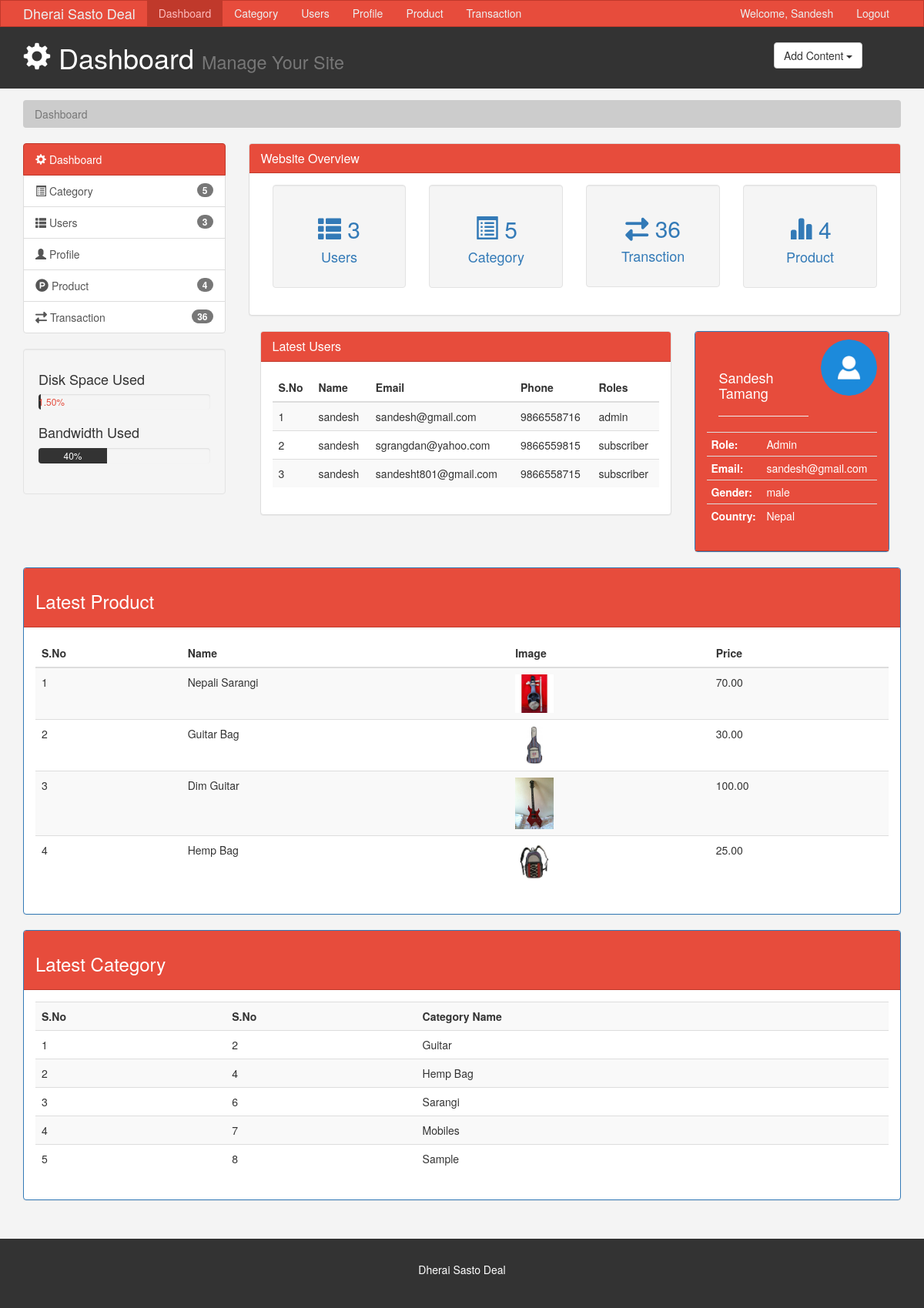
Screenshot of /protype/adminpanel/index.php (signed in) with the database file from the repository.
### tables this page shows
CREATE TABLE `user` (
  `user_id` int(10) NOT NULL,
  `role` text NOT NULL,
  `user_f_name` varchar(20) NOT NULL,
  `user_l_name` varchar(20) NOT NULL,
  `user_email` varchar(40) NOT NULL,
  `user_password` varchar(255) NOT NULL,
  `user_gender` varchar(10) NOT NULL,
  `user_phone_no` text NOT NULL,
  `Confirmed` tinyint(4) NOT NULL,
  `token` varchar(10) NOT NULL,
  `reset` varchar(6) NOT NULL,
  `user_date` timestamp NOT NULL DEFAULT CURRENT_TIMESTAMP ON UPDATE CURRENT_TIMESTAMP
);

CREATE TABLE `tbl_product` (
  `id` int(11) NOT NULL,
  `c_id` int(11) NOT NULL,
  `name` varchar(255) NOT NULL,
  `image` varchar(255) NOT NULL,
  `price` double(10,2) NOT NULL,
  `display` varchar(50) DEFAULT NULL,
  `author` varchar(50) NOT NULL,
  `Description` text NOT NULL,
  `info` text NOT NULL
);

CREATE TABLE `category` (
  `c_id` int(11) NOT NULL,
  `category_name` text NOT NULL,
  `image` varchar(20) NOT NULL
);

### protype/adminpanel/index.php (the view, shortened to what this page needs)
<?php
  include '../includes/db.php';
  $data = array();
    $sql ="SELECT * FROM user";
  $run = mysqli_query($conn, $sql);
  $total_user = mysqli_num_rows($run);
  $sql ="SELECT * FROM tbl_product";
  $run = mysqli_query($conn, $sql);
  $total_pro = mysqli_num_rows($run);
  $sql ="SELECT * FROM transactions";
  $run = mysqli_query($conn, $sql);
  $total_post = mysqli_num_rows($run);
  $sql ="SELECT * FROM category";
  $run = mysqli_query($conn, $sql);
  $total_category = mysqli_num_rows($run);
?>
<!DOCTYPE html>
<html lang="en">
  <head>
    <link rel="stylesheet" href="../../../font-awesome/css/font-awesome.min.css">
    <link href="css/bootstrap.min.css" rel="stylesheet">
    <link href="css/style.css" rel="stylesheet">
  </head>
  <body>
    <nav class="navbar navbar-default">
      <div class="container">
        <div class="navbar-header">
          <a class="navbar-brand" href="index.php">Dherai Sasto Deal</a>
        </div>
        <div id="navbar" class="collapse navbar-collapse">
          <ul class="nav navbar-nav">
            <li class="active"><a href="index.php">Dashboard</a></li>
            <li><a href="pages.php">Category</a></li>
            <li><a href="users.php">Users</a></li>
            <li><a href="profile.php">Profile</a></li>
            <li><a href="product.php">Product</a></li>
            <li><a href="transaction.php">Transaction</a></li>
          </ul>
          <ul class="nav navbar-nav navbar-right">
            <li><a href="profile.php">Welcome, <?php echo ucfirst($_SESSION['givenName']);  ?></a></li>
            <li><a href="../logout.php">Logout</a></li>
          </ul>
        </div>
      </div>
    </nav>
    <header id="header">
      <div class="container">
        <div class="row">
          <div class="col-md-10">
            <h1><span class="glyphicon glyphicon-cog" aria-hidden="true"></span> Dashboard <small>Manage Your Site</small></h1>
          </div>
          <div class="col-md-2">
            <div class="dropdown create">
              <button class="btn btn-default dropdown-toggle" type="button" id="dropdownMenu1" data-toggle="dropdown" aria-haspopup="true" aria-expanded="true">
                Add Content
                <span class="caret"></span>
              </button>
            </div>
          </div>
        </div>
      </div>
    </header>
    <section id="breadcrumb">
      <div class="container">
        <ol class="breadcrumb">
          <li class="active">Dashboard</li>
        </ol>
      </div>
    </section>
    <section id="main">
      <div class="container">
        <div class="row">
          <div class="col-md-3">
            <div class="list-group">
              <a href="index.php" class="list-group-item active main-color-bg">
                <span class="glyphicon glyphicon-cog" aria-hidden="true"></span> Dashboard
              </a>
              <a href="pages.php" class="list-group-item"><span class="glyphicon glyphicon-list-alt" aria-hidden="true"></span> Category <span class="badge"><?php echo $total_category;?></span></a>
              <a href="users.php" class="list-group-item"><span class="glyphicon glyphicon-th-list" aria-hidden="true"></span> Users <span class="badge"><?php echo $total_user;?></span></a>
              <a href="profile.php" class="list-group-item"><span class="glyphicon glyphicon-user" aria-hidden="true"></span> Profile <span class="badge"></span></a>
              <a href="product.php" class="list-group-item"><span  class="fa fa-product-hunt " aria-hidden="true" style="font-size: 17px;"></span> Product <span class="badge"><?php echo $total_pro;?></span></a>
              <a href="transaction.php" class="list-group-item"><span  class="fa fa-exchange" aria-hidden="true" style="font-size: 15px;"></span> Transaction <span class="badge"><?php echo $total_post;?></span></a>
            </div>
            <?php include'include/bandwidth.php';?>
          </div>
          <div class="col-md-9">
            <?php include 'include/overview.php';?>
              <div class="col-lg-8">
              <div class="panel panel-default">
                <div class="panel-heading main-color-bg">
                  <h3 class="panel-title">Latest Users</h3>
                </div>
                <div class="panel-body">
                  <table class="table table-striped table-hover">
                    <thead>
                      <tr>
                        <th>S.No</th>
                        <th>Name</th>
                        <th>Email</th>
                        <th>Phone</th>
                        <th>Roles</th>
                      </tr>
                      </thead>
                      <tbody>                      <?php
                     $sql = "SELECT * FROM user LIMIT 5";
                   $run = mysqli_query($conn, $sql);
                   $num = 1;
                   while($rows = mysqli_fetch_assoc($run)){
                    array_push($data, $rows);
                   }
                   foreach ($data as $d) {
                     echo '
                      <tr>
                         <td>'.$num.'</td>
                         <td>'.$d['user_f_name'].' '.$rows['user_l_name'].'</td>
                         <td>'.$d['user_email'].'</td>
                         <td>'.$d['user_phone_no'].'</td>
                         <td>'.$d['role'].'</td>
                       </tr>
                      ';
                      $num++;
                   }
                ?>
                </tbody>
                    </table>
                </div>
              </div>
              </div>
              <div class="col-lg-4">
               <div class="panel panel-primary">
             <div class="panel-heading main-color-bg">
               <div class ="col-md-8">
                <div class="page-header"><h4><?php echo ucfirst($_SESSION['givenName']).' '.ucfirst($_SESSION['familyName']); ?></h4></div>
                </div>
                <?php if( isset($_SESSION['picture']) ) { ?>
                  <div>
                     <img src="<?php echo $_SESSION['picture'];  ?>" width="33%" class="img-circle pull-right">
                  </div>
                  <?php
                }else{
                  echo ' <div>
                     <img src="../../images/avatar.png" width="33%" class="img-circle pull-right">
                  </div>';
                }
                ?>
                   <table class="table table-condensed">
                      <tbody>
                         <tr>
                           <th>Role:</th>
                           <td>Admin</td>
                         </tr>
                         <tr>
                           <th>Email:</th>
                           <td><?php echo $_SESSION['email'];  ?></td>
                         </tr>
                         <tr>
                           <th>Gender:</th>
                           <td><?php echo $_SESSION['gender'];  ?></td>
                         </tr>
                         <tr>
                           <th>Country:</th>
                           <td>Nepal</td>
                         </tr>
                      </tbody>
                   </table>
               </div>
          </div>
        </div>
          </div>
           <div class="col-lg-12">
         <div class="panel panel-primary">
                       <div class="panel-heading main-color-bg"><h3>Latest Product</h3></div>
                     <div class=" panel-body">
                       <table class="table table-striped">
                         <thead>
                            <tr>
                             <th>S.No</th>
                             <th>Name</th>
                             <th>Image</th>
                             <th>Price</th>
                            </tr>
                         </thead>
                         <tbody>
                         <?php
                           $number = 1;
                           $query = "SELECT * FROM tbl_product ORDER BY id DESC LIMIT 5 ";
                           $result = mysqli_query($conn, $query);
                           if(mysqli_num_rows($result) > 0){
                              while($rows = mysqli_fetch_array($result))
                                  {
                                     echo'
                                       <tr>
                                         <td>'.$number.'</td>
                                         <td>'.$rows['name'].'</td>
                                         <td>'.($rows['image'] == '' ? 'No Image' : '<img src="../../images/'.$rows['image'].'" width="50px">').'</td>
                                         <td>'.($rows['price']).'</td>
                                     ';
                                 $number++;
                               }
                             }
                             ?>
                             </tbody>
                           </table>
                         </div>
                   </div>
       </div>
      <div class="col-lg-12">
       <div class="panel panel-primary">
           <div class="panel-heading main-color-bg"><h3>Latest Category</h3></div>
         <div class=" panel-body">
          <table class="table table-striped table-hover">
                           <th>S.No</th>
                           <th>S.No</th>
                           <th>Category Name</th>
                      <?php
                         $sql ="SELECT * FROM category";
                         $run = mysqli_query($conn,$sql);
                         $num = 1;
                         while($rows = mysqli_fetch_assoc($run)){
                           if( $rows['category_name'] == 'home'){
                                continue;
                           } else {
                               echo '
                                 <tr>
                                   <td>'.$num.'</td>
                                   <td>'.$rows['c_id'].'</td>
                                   <td>'.ucfirst($rows['category_name']).'</td>
                                 </tr>
                                 ';
                                 $num++;
                              }
                         }
                      ?>
                    </table>
         </div>
       </div>
       </div>
        </div>
    </section>
    <footer id="footer">
      <p>Dherai Sasto Deal</p>
    </footer>
  </body>
</html>

### protype/adminpanel/css/style.css (style rules this page uses)
body { background:#f4f4f4; }
.navbar { min-height: 33px !important; margin-bottom:0; border-radius:0; }
.navbar-nav > li > a, .navbar-brand { padding-top:6px !important; padding-bottom:0 !important; height: 33px; }
.navbar-default { background-color: #e74c3c; border-color: #c0392b; }
.navbar-default .navbar-brand { color: #ecf0f1; }
.navbar-default .navbar-nav > li > a { color: #ecf0f1; }
.navbar-default .navbar-nav > .active > a, .navbar-default .navbar-nav > .active > a:hover, .navbar-default .navbar-nav > .active > a:focus { color: #ffbbbc; background-color: #c0392b; }
.navbar-default .navbar-collapse, .navbar-default .navbar-form { border-color: #ecf0f1; }
.main-color-bg { background-color: #e74c3c !important; border-color: #c0392b !important; color:#ffffff !important; }
#header { background:#333333; color:#ffffff; padding-bottom: 10px; margin-bottom: 15px; }
#header .create { padding-top: 20px; }
.breadcrumb { background:#cccccc; color:#333333; }
#footer { background:#333333; color:#ffffff; text-align:center; padding:30px; margin-top:30px; }

### rows the page displays
user: user_f_name "sandesh", user_email "sandesh@gmail.com", user_phone_no "9866558716", role "admin"
user: user_f_name "sandesh", user_email "sgrangdan@yahoo.com", user_phone_no "9866559815", role "subscriber"
user: user_f_name "sandesh", user_email "sandesht801@gmail.com", user_phone_no "9866558715", role "subscriber"
tbl_product: name "Nepali Sarangi", image (picture), price "70.00"
tbl_product: name "Guitar Bag", image (picture), price "30.00"
tbl_product: name "Dim Guitar", image (picture), price "100.00"
tbl_product: name "Hemp Bag", image (picture), price "25.00"
category: c_id "2", category_name "Guitar"
category: c_id "4", category_name "Hemp Bag"
category: c_id "6", category_name "Sarangi"
category: c_id "7", category_name "Mobiles"
category: c_id "8", category_name "Sample"

### other values shown
$_SESSION['givenName'] "Sandesh"
$total_category "5"
$total_user "3"
$total_pro "4"
$total_post "36"
$p "1.50"
$_SESSION['familyName'] "Tamang"
$_SESSION['email'] "sandesh@gmail.com"
$_SESSION['gender'] "male"
